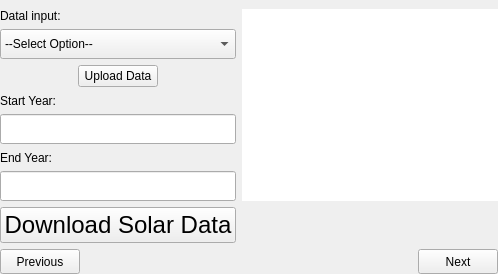
              <widget class="QWidget" name="page_4">
               <property name="sizePolicy">
                <sizepolicy hsizetype="Expanding" vsizetype="Expanding">
                 <horstretch>0</horstretch>
                 <verstretch>0</verstretch>
                </sizepolicy>
               </property>
               <property name="styleSheet">
                <string notr="true"/>
               </property>
               <layout class="QGridLayout" name="gridLayout_5">
                <property name="leftMargin">
                 <number>0</number>
                </property>
                <property name="topMargin">
                 <number>0</number>
                </property>
                <property name="rightMargin">
                 <number>0</number>
                </property>
                <property name="bottomMargin">
                 <number>0</number>
                </property>
                <item row="0" column="0">
                 <widget class="QFrame" name="frame_4">
                  <property name="sizePolicy">
                   <sizepolicy hsizetype="Expanding" vsizetype="Expanding">
                    <horstretch>0</horstretch>
                    <verstretch>0</verstretch>
                   </sizepolicy>
                  </property>
                  <property name="styleSheet">
                   <string notr="true"/>
                  </property>
                  <property name="frameShape">
                   <enum>QFrame::Shape::NoFrame</enum>
                  </property>
                  <property name="frameShadow">
                   <enum>QFrame::Shadow::Raised</enum>
                  </property>
                  <layout class="QGridLayout" name="gridLayout_4">
                   <property name="leftMargin">
                    <number>0</number>
                   </property>
                   <property name="topMargin">
                    <number>9</number>
                   </property>
                   <property name="rightMargin">
                    <number>0</number>
                   </property>
                   <property name="bottomMargin">
                    <number>0</number>
                   </property>
                   <property name="verticalSpacing">
                    <number>6</number>
                   </property>
                   <item row="0" column="0">
                    <widget class="QWidget" name="widget_6" native="true">
                     <property name="sizePolicy">
                      <sizepolicy hsizetype="Expanding" vsizetype="Expanding">
                       <horstretch>0</horstretch>
                       <verstretch>0</verstretch>
                      </sizepolicy>
                     </property>
                     <property name="styleSheet">
                      <string notr="true"/>
                     </property>
                     <layout class="QGridLayout" name="gridLayout">
                      <property name="leftMargin">
                       <number>0</number>
                      </property>
                      <property name="topMargin">
                       <number>0</number>
                      </property>
                      <property name="rightMargin">
                       <number>0</number>
                      </property>
                      <property name="bottomMargin">
                       <number>0</number>
                      </property>
                      <item row="0" column="0">
                       <widget class="QWidget" name="widget_4" native="true">
                        <property name="sizePolicy">
                         <sizepolicy hsizetype="Preferred" vsizetype="Preferred">
                          <horstretch>0</horstretch>
                          <verstretch>0</verstretch>
                         </sizepolicy>
                        </property>
                        <layout class="QVBoxLayout" name="verticalLayout">
                         <property name="leftMargin">
                          <number>0</number>
                         </property>
                         <property name="topMargin">
                          <number>0</number>
                         </property>
                         <property name="rightMargin">
                          <number>0</number>
                         </property>
                         <property name="bottomMargin">
                          <number>0</number>
                         </property>
                         <item>
                          <widget class="QLabel" name="label_20">
                           <property name="sizePolicy">
                            <sizepolicy hsizetype="Preferred" vsizetype="Preferred">
                             <horstretch>0</horstretch>
                             <verstretch>0</verstretch>
                            </sizepolicy>
                           </property>
                           <property name="styleSheet">
                            <string notr="true"/>
                           </property>
                           <property name="text">
                            <string>Datal input:</string>
                           </property>
                          </widget>
                         </item>
                         <item>
                          <widget class="QComboBox" name="comboBox_2">
                           <property name="sizePolicy">
                            <sizepolicy hsizetype="Preferred" vsizetype="Fixed">
                             <horstretch>0</horstretch>
                             <verstretch>0</verstretch>
                            </sizepolicy>
                           </property>
                           <property name="minimumSize">
                            <size>
                             <width>0</width>
                             <height>30</height>
                            </size>
                           </property>
                           <property name="styleSheet">
                            <string notr="true"/>
                           </property>
                           <property name="editable">
                            <bool>false</bool>
                           </property>
                           <property name="maxVisibleItems">
                            <number>10</number>
                           </property>
                           <item>
                            <property name="text">
                             <string>--Select Option--</string>
                            </property>
                           </item>
                           <item>
                            <property name="text">
                             <string>Download Solar Data from NSRDB</string>
                            </property>
                           </item>
                           <item>
                            <property name="text">
                             <string>Use Own Data</string>
                            </property>
                           </item>
                          </widget>
                         </item>
                        </layout>
                       </widget>
                      </item>
                      <item row="0" column="1" rowspan="3">
                       <widget class="QTextBrowser" name="textBrowser_4">
                        <property name="styleSheet">
                         <string notr="true"/>
                        </property>
                        <property name="frameShape">
                         <enum>QFrame::Shape::NoFrame</enum>
                        </property>
                       </widget>
                      </item>
                      <item row="3" column="0" alignment="Qt::AlignmentFlag::AlignHCenter">
                       <widget class="QPushButton" name="pushButton_solar_dl">
                        <property name="enabled">
                         <bool>true</bool>
                        </property>
                        <property name="minimumSize">
                         <size>
                          <width>143</width>
                          <height>0</height>
                         </size>
                        </property>
                        <property name="font">
                         <font>
                          <family>Arial</family>
                          <pointsize>18</pointsize>
                          <italic>false</italic>
                          <bold>false</bold>
                         </font>
                        </property>
                        <property name="cursor">
                         <cursorShape>PointingHandCursor</cursorShape>
                        </property>
                        <property name="styleSheet">
                         <string notr="true">
font: 18pt &quot;Arial&quot;;</string>
                        </property>
                        <property name="text">
                         <string>Download Solar Data</string>
                        </property>
                       </widget>
                      </item>
                      <item row="1" column="0" alignment="Qt::AlignmentFlag::AlignHCenter">
                       <widget class="QPushButton" name="pushButton_solar_upload">
                        <property name="styleSheet">
                         <string notr="true">font: 18pt &quot;Arial&quot;;</string>
                        </property>
                        <property name="text">
                         <string>Upload Data</string>
                        </property>
                       </widget>
                      </item>
                      <item row="2" column="0">
                       <widget class="QWidget" name="widget_5" native="true">
                        <property name="enabled">
                         <bool>true</bool>
                        </property>
                        <property name="sizePolicy">
                         <sizepolicy hsizetype="Expanding" vsizetype="Expanding">
                          <horstretch>0</horstretch>
                          <verstretch>0</verstretch>
                         </sizepolicy>
                        </property>
                        <layout class="QVBoxLayout" name="verticalLayout_9">
                         <property name="leftMargin">
                          <number>0</number>
                         </property>
                         <property name="topMargin">
                          <number>0</number>
                         </property>
                         <property name="rightMargin">
                          <number>0</number>
                         </property>
                         <property name="bottomMargin">
                          <number>0</number>
                         </property>
                         <item>
                          <widget class="QLabel" name="label_3">
                           <property name="text">
                            <string>Start Year:</string>
                           </property>
                          </widget>
                         </item>
                         <item>
                          <widget class="QLineEdit" name="lineEdit_starty">
                           <property name="enabled">
                            <bool>true</bool>
                           </property>
                           <property name="minimumSize">
                            <size>
                             <width>0</width>
                             <height>30</height>
                            </size>
                           </property>
                           <property name="text">
                            <string/>
                           </property>
                          </widget>
                         </item>
                         <item>
                          <widget class="QLabel" name="label_26">
                           <property name="enabled">
                            <bool>true</bool>
                           </property>
                           <property name="text">
                            <string>End Year:</string>
                           </property>
                          </widget>
                         </item>
                         <item>
                          <widget class="QLineEdit" name="lineEdit_endy">
                           <property name="minimumSize">
                            <size>
                             <width>0</width>
                             <height>30</height>
                            </size>
                           </property>
                           <property name="text">
                            <string/>
                           </property>
                          </widget>
                         </item>
                        </layout>
                       </widget>
                      </item>
                     </layout>
                    </widget>
                   </item>
                   <item row="1" column="0">
                    <widget class="QWidget" name="widget_10" native="true">
                     <property name="sizePolicy">
                      <sizepolicy hsizetype="Expanding" vsizetype="Fixed">
                       <horstretch>0</horstretch>
                       <verstretch>0</verstretch>
                      </sizepolicy>
                     </property>
                     <property name="styleSheet">
                      <string notr="true"/>
                     </property>
                     <layout class="QHBoxLayout" name="horizontalLayout">
                      <property name="leftMargin">
                       <number>0</number>
                      </property>
                      <property name="topMargin">
                       <number>0</number>
                      </property>
                      <property name="rightMargin">
                       <number>0</number>
                      </property>
                      <property name="bottomMargin">
                       <number>0</number>
                      </property>
                      <item>
                       <widget class="QPushButton" name="pushButton_DI_previous_2">
                        <property name="minimumSize">
                         <size>
                          <width>55</width>
                          <height>25</height>
                         </size>
                        </property>
                        <property name="sizeIncrement">
                         <size>
                          <width>0</width>
                          <height>0</height>
                         </size>
                        </property>
                        <property name="styleSheet">
                         <string notr="true">font: 18pt &quot;Arial&quot;;</string>
                        </property>
                        <property name="text">
                         <string>Previous</string>
                        </property>
                       </widget>
                      </item>
                      <item>
                       <spacer name="horizontalSpacer">
                        <property name="orientation">
                         <enum>Qt::Orientation::Horizontal</enum>
                        </property>
                        <property name="sizeHint" stdset="0">
                         <size>
                          <width>40</width>
                          <height>20</height>
                         </size>
                        </property>
                       </spacer>
                      </item>
                      <item>
                       <widget class="QPushButton" name="pushButton_DI_next_2">
                        <property name="enabled">
                         <bool>true</bool>
                        </property>
                        <property name="minimumSize">
                         <size>
                          <width>45</width>
                          <height>25</height>
                         </size>
                        </property>
                        <property name="styleSheet">
                         <string notr="true">font: 18pt &quot;Arial&quot;;</string>
                        </property>
                        <property name="text">
                         <string>Next</string>
                        </property>
                       </widget>
                      </item>
                     </layout>
                    </widget>
                   </item>
                  </layout>
                 </widget>
                </item>
               </layout>
              </widget>
